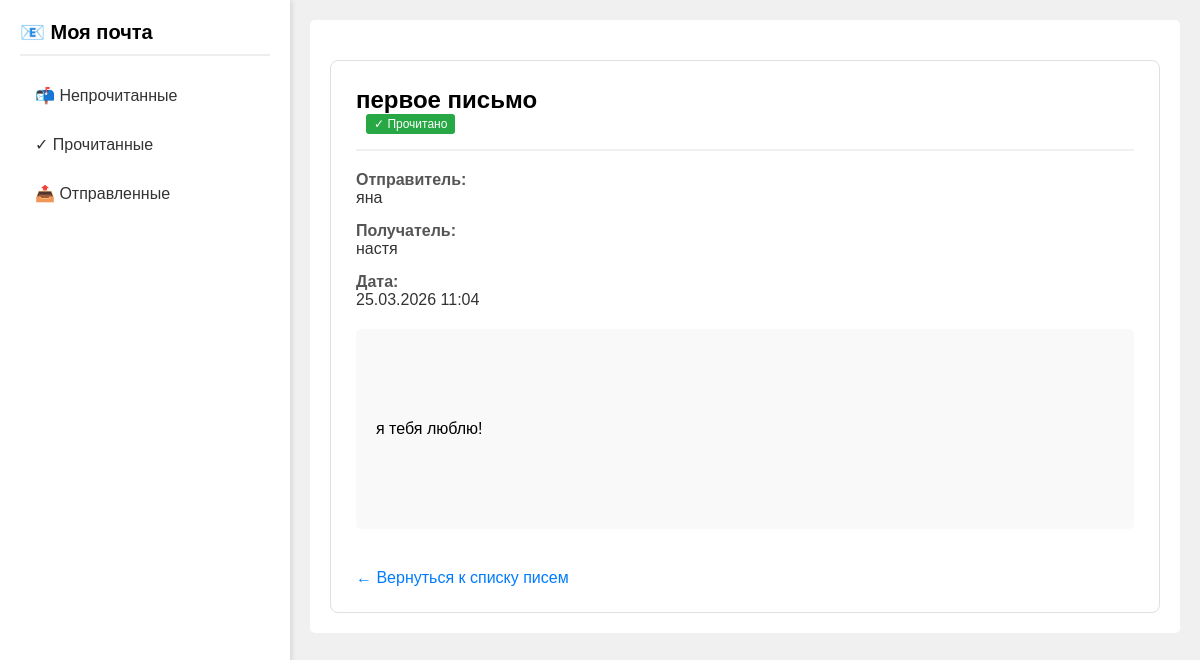
The page /email/2/ on the database its author committed.
### mail/models.py (models this page shows, shortened)
class Email(models.Model):
    FOLDER_CHOICES = [
        ('inbox', 'Входящие'),
        ('sent', 'Отправленные'),
        ('read', 'Прочитанные'),
        ('unread', 'Непрочитанные'),
        ('archive', 'Архив'),
        ('trash', 'Корзина'),
    ]
    sender = models.CharField('Отправитель', max_length=100)
    recipient = models.CharField('Получатель', max_length=100)
    subject = models.CharField('Тема', max_length=200)
    body = models.TextField('Текст письма')
    created_at = models.DateTimeField('Дата создания', auto_now_add=True)
    is_read = models.BooleanField('Прочитано', default=False)
    folder = models.CharField('Папка', max_length=20, default='inbox', choices=FOLDER_CHOICES)

### mail/views.py (the view)
# urls.py: path('email/<int:email_id>/', views.view_email, name='view_email'),
def view_email(request, email_id):
    email = get_object_or_404(Email, id=email_id)
    if not email.is_read:
        email.is_read = True
        email.folder = 'read'
        email.save()
        messages.success(request, 'Письмо отмечено как прочитанное')
    return render(request, 'mail/view_email.html', {'email': email})

### templates/mail/view_email.html (shortened to what this page needs)
{% extends 'mail/base.html' %}
{% block content %}
    <div class="email-detail">
        <div class="email-header">
            <h2 style="margin: 0;">{{ email.subject }}</h2>
            {% if email.is_read %}
                <span class="read-badge">✓ Прочитано</span>
            {% else %}
                <span class="read-badge unread-badge">● Новое</span>
            {% endif %}
        </div>
        <div class="email-info">
            <div class="email-label">Отправитель:</div>
            <div class="email-value">{{ email.sender }}</div>
        </div>
        <div class="email-info">
            <div class="email-label">Получатель:</div>
            <div class="email-value">{{ email.recipient }}</div>
        </div>
        <div class="email-info">
            <div class="email-label">Дата:</div>
            <div class="email-value">{{ email.created_at|date:"d.m.Y H:i" }}</div>
        </div>
        <div class="email-body">
            {{ email.body|linebreaks }}
        </div>
        <a href="{% url 'mail:inbox' %}" class="back-link">← Вернуться к списку писем</a>
    </div>
{% endblock %}

### templates/mail/base.html (style rules this page uses)
body { font-family: Arial, sans-serif; margin: 0; padding: 0; background: #f0f0f0; }

### templates/mail/view_email.html (style rules this page uses)
.email-detail { background: white; border: 1px solid #e0e0e0; border-radius: 8px; padding: 25px; margin-top: 20px; }
.email-header { border-bottom: 2px solid #f0f0f0; padding-bottom: 15px; margin-bottom: 20px; }
.email-info { margin-bottom: 15px; }
.email-label { font-weight: bold; color: #555; width: 100px; display: inline-block; }
.email-value { color: #333; }
.email-body { background: #f9f9f9; padding: 20px; border-radius: 5px; margin: 20px 0; line-height: 1.6; white-space: pre-wrap; }
.back-link { display: inline-block; margin-top: 20px; color: #007bff; text-decoration: none; }
.read-badge { display: inline-block; background: #28a745; color: white; padding: 3px 8px; border-radius: 3px; font-size: 12px; margin-left: 10px; }

### rows shown on the page
Email: subject "первое письмо", sender "яна", recipient "настя", created_at "25.03.2026 11:04", body "я тебя люблю!"
